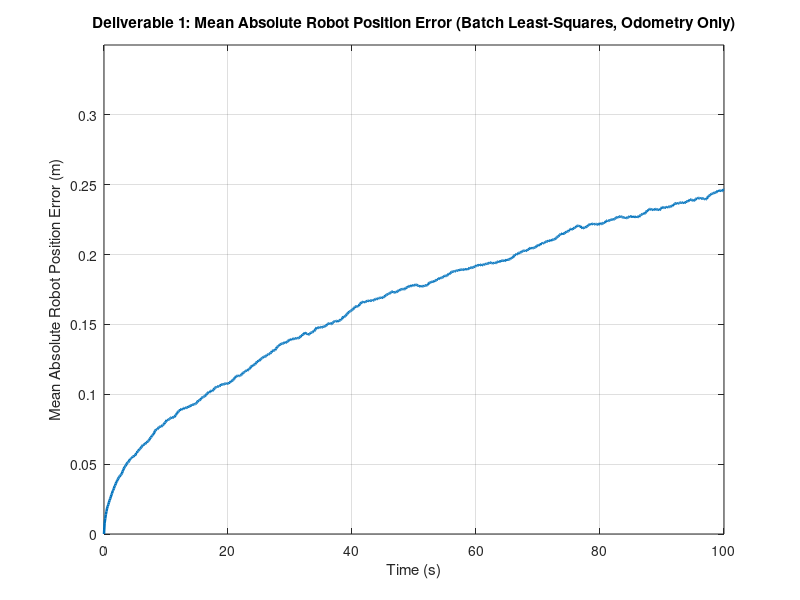

Source code (MATLAB):
function sim1
length_hallway = 10;  % m
sensor_range = 0.5;  % m

landmarks = [2; 5; 8];  % m
num_landmarks = length(landmarks);  % 3

stdev_odometry = 0.1; % m/s
stdev_range = 0.01; % m

%%%%%%%%%%%%%%%%%%%%%%%%%%%%%%%%%%%%%%%%%%%%%%%%%%%%%%%%%%%%%%%%%%%
% Robot ground-truth trajectory for the hallway traversal
%%%%%%%%%%%%%%%%%%%%%%%%%%%%%%%%%%%%%%%%%%%%%%%%%%%%%%%%%%%%%%%%%%%

delta_t = 0.1; % time is discretized with a time-step of 0.1 seconds
v_robot = 0.1; % robot travels at a constant speed of 0.1 m/s

t_terminal = length_hallway/v_robot; % time that we reach the end of hall

t_vector = 0:delta_t:t_terminal; % time vector for robot's trajectory
x_vector = 0:v_robot*delta_t:length_hallway; % true robot position over time
v_vector = ones(1,length(t_vector)).*v_robot;  % true robot velocity over time

num_states = length(x_vector); % number of discrete-time pose states

% Batch least-squares state:
%   [x_0, x_1, ..., x_K]^T
%
% Odometry rows encode consecutive pose differences:
%   x_k - x_(k-1) = z_odom(k)
% where z_odom(k) = (v_k + noise) * delta_t.
%
% Row 1 is the special initial-condition constraint x_0 = 0.

%% Deliverable 1: Batch Least-Squares SLAM with Odometry-Only Measurements
num_of_trials = 1000;

% Build the matching linear measurement matrix.
A_matrix = zeros(num_states, num_states);
A_matrix(1,1) = 1;  % Special initial-condition row: x_0 = 0
for k = 2:num_states
    A_matrix(k, k-1) = -1;
    A_matrix(k, k) = 1;
end

abs_error = zeros(num_of_trials, num_states);
for trial = 1:num_of_trials
    % Build the measurement vector with the initial condition and odometry.
    b_vector = zeros(num_states, 1);
    b_vector(1) = 0;
    for k = 2:num_states
        meas_noise = stdev_odometry * randn();
        b_vector(k) = (v_vector(k) + meas_noise) * delta_t;
    end

    % Solve for the full robot trajectory in one batch.
    x_estimates = A_matrix \ b_vector;

    % Store this trial's absolute pose error over time.
    abs_error(trial, :) = abs(x_estimates - x_vector(:)).';
end

mean_state_abs_error = mean(abs_error, 1);
figure;
plot(t_vector, mean_state_abs_error, 'LineWidth', 1.8)
xlabel('Time (s)')
ylabel('Mean Absolute Robot Position Error (m)')
title('Deliverable 1: Mean Absolute Robot Position Error (Batch Least-Squares, Odometry Only)')
ylim([0, 0.35])
grid on

%{
%%% Deliverable 1: Supplemental Plots

% Plot noisy odometry displacement measurements for one trial.
%
% figure;
% plot(t_vector(2:end), b_vector(2:end))
% ylabel('Measured displacement per step (m)')
% xlabel('Time (s)')
% title('Noisy odometry displacement measurements')
% ylim([0, 0.35])
grid on

% odom_measurement_mean = mean(b_vector(2:end)); % Should be ~0.01
% odom_measurement_std = std(b_vector(2:end));   % Should be ~0.01

% Plot true vs estimated robot position for one trial.
%
% figure;
% plot(t_vector, x_vector, 'LineWidth', 4)
% hold on
% plot(t_vector, x_estimates, ':', 'LineWidth', 2)
% xlabel('Time (s)')
% ylabel('Position (m)')
% title('True vs Estimated Robot Position (Odometry Only)')
% legend('True Position', 'Estimated Position')
% ylim([0, 0.35])
grid on

% Plot single-trial absolute position error over time.
%
% figure;
% plot(t_vector, abs_error(1, :), 'LineWidth', 1.2)
% xlabel('Time (s)')
% ylabel('Absolute Position Error (m)')
% title('Absolute Position Error Over Time')
% ylim([0, 0.35])
grid on
%}
end
